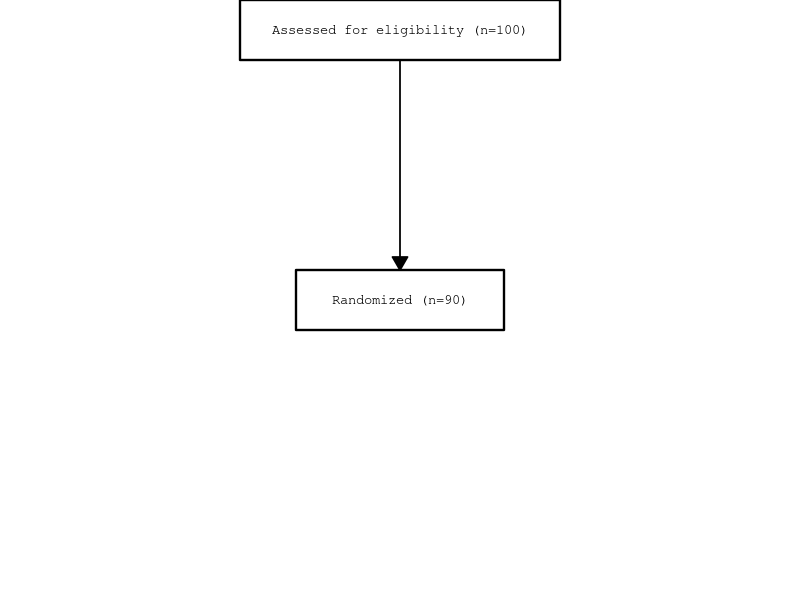

The R source for this figure:
out <- Sys.getenv("OUT_DIR")
if (is.na(out) || out == "") out <- getwd()
if (!dir.exists(out)) dir.create(out, recursive = TRUE, showWarnings = FALSE)

suppressPackageStartupMessages({
  library(ggplot2)
  library(dplyr)
  library(tibble)
})

# ---- helpers mirroring SAS macros ----

diagram_box <- function(boxid = 1, left_x = 10, top_y = 100, right_x = 30, bottom_y = 90,
                        text = "", text_just = "center", text_size = 10,
                        text_color = "black", linecolor = "black",
                        linepattern = "solid", linethickness = 1) {
  boxid <- as.numeric(boxid)
  left_x <- as.numeric(left_x); top_y <- as.numeric(top_y)
  right_x <- as.numeric(right_x); bottom_y <- as.numeric(bottom_y)

  box_df <- data.frame(
    DIAGID = as.character(boxid),
    boxid  = boxid,
    box_x  = c(left_x, right_x, right_x, left_x),
    box_y  = c(top_y,  top_y,   bottom_y, bottom_y),
    check.names = FALSE, stringsAsFactors = FALSE
  )

  x1 <- left_x;  y1 <- top_y
  x2 <- right_x; y2 <- top_y
  x3 <- right_x; y3 <- bottom_y
  x4 <- left_x;  y4 <- bottom_y

  den <- (x1 - x3) * (y2 - y4) - (y1 - y3) * (x2 - x4)
  text_x <- NA_real_; text_y <- NA_real_
  text_x2 <- NA_real_; text_y2 <- NA_real_
  text_v <- NA_character_; text2_v <- NA_character_
  if (den == 0) {
    warning("The diagonals are parallel or coincide. A quadrilateral cannot be formed.")
  } else {
    num1 <- (x1 * y3 - y1 * x3)
    num2 <- (x2 * y4 - y2 * x4)
    cx <- (num1 * (x2 - x4) - (x1 - x3) * num2) / den
    cy <- (num1 * (y2 - y4) - (y1 - y3) * num2) / den
    if (toupper(text_just) != "LEFT") {
      text_x <- cx
      text_y <- cy
      text_v <- as.character(text)
    }
    if (toupper(text_just) == "LEFT") {
      text_x2 <- x1 + 1
      text_y2 <- cy
      text2_v <- as.character(text)
    }
  }

  text_df <- data.frame(
    DIAGID = as.character(boxid),
    text_x = text_x,
    text_y = text_y,
    text_x2 = text_x2,
    text_y2 = text_y2,
    text = text_v,
    text2 = text2_v,
    sizeresponse = as.numeric(text_size),
    check.names = FALSE, stringsAsFactors = FALSE
  )

  style_df <- data.frame(
    id = "DIAGID",
    value = as.character(boxid),
    textcolor = as.character(text_color),
    linecolor = as.character(linecolor),
    linepattern = as.character(linepattern),
    linethickness = as.numeric(linethickness),
    check.names = FALSE, stringsAsFactors = FALSE
  )

  list(box = box_df, textdf = text_df, style = style_df)
}

diagram_line <- function(lineid = 1, start_x = 30, start_y = 90,
                         midpoint_x = NA, midpoint_y = NA,
                         end_x = 30, end_y = 60,
                         linecolor = "black", linepattern = "solid", linethickness = 1) {
  lineid <- as.numeric(lineid)
  xs <- c(as.numeric(start_x))
  ys <- c(as.numeric(start_y))
  if (!is.na(midpoint_x) && !is.na(midpoint_y) &&
      nzchar(trimws(as.character(midpoint_x))) && nzchar(trimws(as.character(midpoint_y)))) {
    xs <- c(xs, as.numeric(midpoint_x))
    ys <- c(ys, as.numeric(midpoint_y))
  }
  xs <- c(xs, as.numeric(end_x))
  ys <- c(ys, as.numeric(end_y))
  n <- length(xs)
  line_df <- data.frame(
    `_LINEID` = rep(as.character(lineid), n),
    lineid = rep(lineid, n),
    line_x = xs,
    line_y = ys,
    check.names = FALSE, stringsAsFactors = FALSE
  )
  lstyle_df <- data.frame(
    id = "_LINEID",
    value = as.character(lineid),
    linecolor = as.character(linecolor),
    linepattern = as.character(linepattern),
    linethickness = as.numeric(linethickness),
    check.names = FALSE, stringsAsFactors = FALSE
  )
  list(line = line_df, style = lstyle_df)
}

# ---- benchmark driver: usage example from header ----
b1 <- diagram_box(boxid = 1, left_x = 30, top_y = 100, right_x = 70, bottom_y = 90,
                  text = "Assessed for eligibility (n=100)")
l1 <- diagram_line(lineid = 1, start_x = 50, start_y = 90, end_x = 50, end_y = 55)
b2 <- diagram_box(boxid = 2, left_x = 37, top_y = 55, right_x = 63, bottom_y = 45,
                  text = "Randomized (n=90)")

# ---- combine like SAS: set diagram_:  ----
plot_diag <- dplyr::bind_rows(b1$box, b1$textdf, b2$box, b2$textdf, l1$line)

plot_diag_attr <- dplyr::bind_rows(b1$style, b2$style, l1$style)

# order columns SAS-like for CSV
desired <- c("DIAGID", "boxid", "box_x", "box_y",
             "text_x", "text_y", "text", "text_x2", "text_y2", "text2",
             "sizeresponse", "_LINEID", "lineid", "line_x", "line_y")
for (cl in desired) {
  if (!cl %in% names(plot_diag)) plot_diag[[cl]] <- NA
}
plot_diag <- plot_diag[, desired]

write.csv(plot_diag, file.path(out, "sgplot.csv"), row.names = FALSE, na = "")

# ---- SGPLOT equivalent with ggplot2 ----
boxes_df <- dplyr::bind_rows(b1$box, b2$box)
texts_c  <- dplyr::bind_rows(b1$textdf, b2$textdf)
# center-justified texts
texts_c <- texts_c[!is.na(texts_c$text), , drop = FALSE]
# left-justified texts (none in this example, kept for fidelity)
texts_l <- dplyr::bind_rows(b1$textdf, b2$textdf)
texts_l <- texts_l[!is.na(texts_l$text2), , drop = FALSE]
lines_df <- l1$line

minx <- 0; maxx <- 100; miny <- 0; maxy <- 100

p <- ggplot() +
  geom_polygon(data = boxes_df,
               aes(x = box_x, y = box_y, group = boxid),
               fill = "white", colour = "black",
               linetype = "solid", linewidth = 0.8) +
  geom_path(data = lines_df,
            aes(x = line_x, y = line_y, group = lineid),
            colour = "black", linetype = "solid", linewidth = 0.6,
            arrow = grid::arrow(type = "closed", length = grid::unit(0.15, "inches"))) +
  geom_text(data = texts_c,
            aes(x = text_x, y = text_y, label = text),
            family = "mono", size = 3.5, colour = "black") +
  coord_cartesian(xlim = c(minx, maxx), ylim = c(miny, maxy), expand = FALSE) +
  theme_void() +
  theme(plot.background = element_rect(fill = "white", colour = NA),
        panel.background = element_rect(fill = "white", colour = NA),
        panel.border = element_blank(),
        legend.position = "none")

ggsave(file.path(out, "sgplot.png"), plot = p, width = 8, height = 6, dpi = 300, device = "png")
